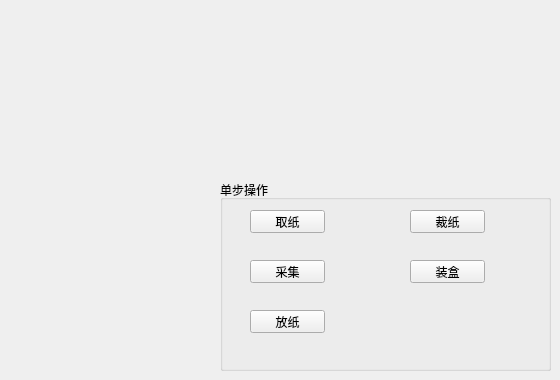
   <widget class="QWidget" name="tab_2">
    <attribute name="title">
     <string>调试模式-单步操作</string>
    </attribute>
    <widget class="QGroupBox" name="groupBox">
     <property name="geometry">
      <rect>
       <x>220</x>
       <y>180</y>
       <width>331</width>
       <height>191</height>
      </rect>
     </property>
     <property name="title">
      <string>单步操作</string>
     </property>
     <widget class="QPushButton" name="btn_SetBox">
      <property name="geometry">
       <rect>
        <x>190</x>
        <y>80</y>
        <width>75</width>
        <height>23</height>
       </rect>
      </property>
      <property name="text">
       <string>装盒</string>
      </property>
     </widget>
     <widget class="QPushButton" name="btn_Collect">
      <property name="geometry">
       <rect>
        <x>30</x>
        <y>80</y>
        <width>75</width>
        <height>23</height>
       </rect>
      </property>
      <property name="text">
       <string>采集</string>
      </property>
     </widget>
     <widget class="QPushButton" name="btn_CutPaper">
      <property name="geometry">
       <rect>
        <x>190</x>
        <y>30</y>
        <width>75</width>
        <height>23</height>
       </rect>
      </property>
      <property name="text">
       <string>裁纸</string>
      </property>
     </widget>
     <widget class="QPushButton" name="btn_GetPaper">
      <property name="geometry">
       <rect>
        <x>30</x>
        <y>30</y>
        <width>75</width>
        <height>23</height>
       </rect>
      </property>
      <property name="text">
       <string>取纸</string>
      </property>
     </widget>
     <widget class="QPushButton" name="btn_SetPaper">
      <property name="geometry">
       <rect>
        <x>30</x>
        <y>130</y>
        <width>75</width>
        <height>23</height>
       </rect>
      </property>
      <property name="text">
       <string>放纸</string>
      </property>
     </widget>
    </widget>
   </widget>
